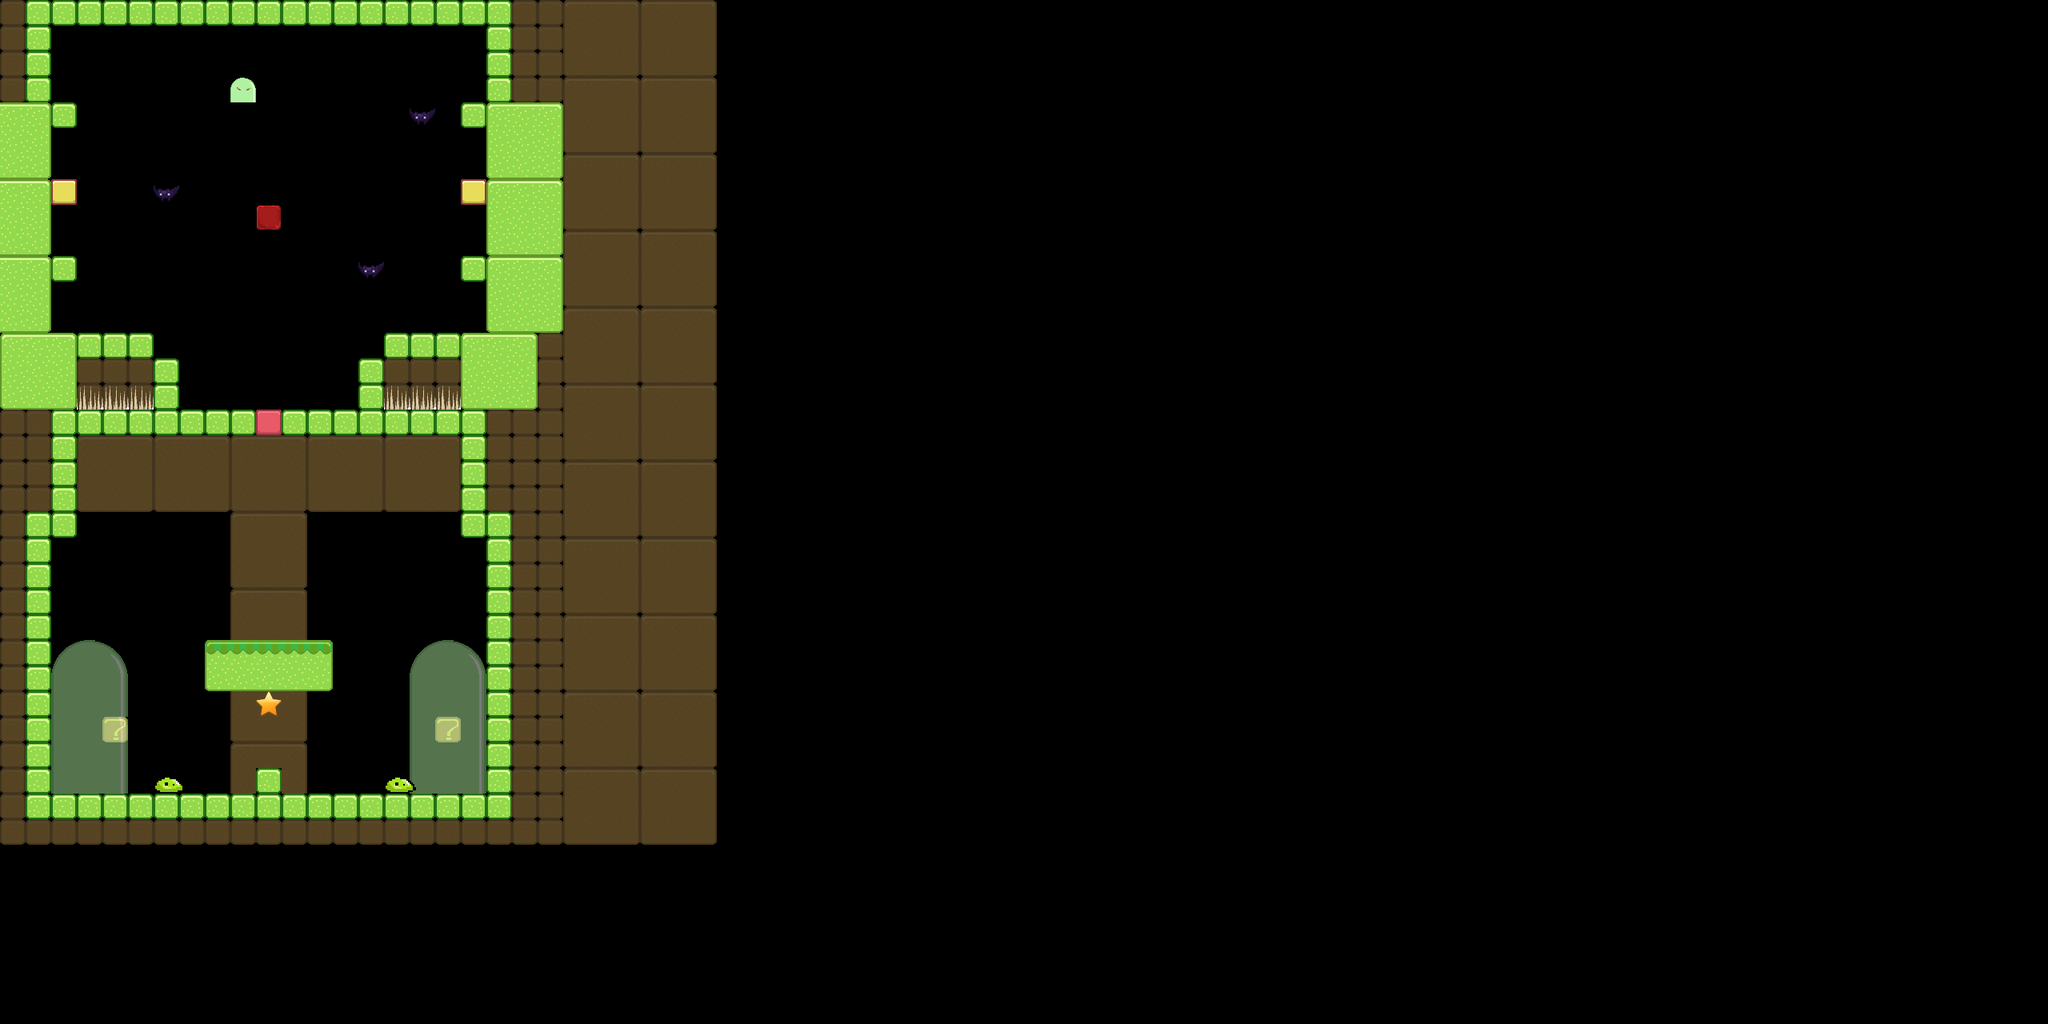

A level layout from a 2D game, rendered from its tile map. Below: a short description, then the map file with tile-grid data replaced by summaries:
An orthogonal 80x40 tile map with 32x32 px tiles, 5 tile layers (tile, player, background, star, ...), 6 tilesets.

<map version="1.0" orientation="orthogonal" width="80" height="40" tilewidth="32" tileheight="32">
 <tileset firstgid="1" name="blockRed" tilewidth="32" tileheight="32">
  <image source="blockRed.png" width="32" height="32" />
 </tileset>
 <tileset firstgid="2" name="tileset" tilewidth="32" tileheight="32">
  <image source="tileset.png" width="192" height="576" />
  <tile id="41">
   <properties>
    <property name="type" value="tappo" />
   </properties>
  </tile>
  <tile id="47">
   <properties>
    <property name="type" value="targetBlock" />
   </properties>
  </tile>
  <tile id="53">
   <properties>
    <property name="type" value="fuzzyBlock" />
   </properties>
  </tile>
  <tile id="97">
   <properties>
    <property name="type" value="spikes" />
   </properties>
  </tile>
  <tile id="102">
   <properties>
    <property name="type" value="boss1" />
   </properties>
  </tile>
 </tileset>
 <tileset firstgid="110" name="star" tilewidth="32" tileheight="32">
  <image source="star.png" width="32" height="32" />
  <tile id="0">
   <properties>
    <property name="type" value="star" />
   </properties>
  </tile>
 </tileset>
 <tileset firstgid="111" name="slime0" tilewidth="40" tileheight="22">
  <image source="slime0.png" width="40" height="22" />
  <tile id="0">
   <properties>
    <property name="type" value="slime" />
   </properties>
  </tile>
 </tileset>
 <tileset firstgid="112" name="arrowTrap" tilewidth="32" tileheight="32">
  <image source="arrowTrap.png" width="32" height="32" />
  <tile id="0">
   <properties>
    <property name="type" value="arrowTrap" />
   </properties>
  </tile>
 </tileset>
 <tileset firstgid="113" name="bat" tilewidth="32" tileheight="32">
  <image source="bat.png" width="32" height="32" />
  <tile id="0">
   <properties>
    <property name="type" value="bat" />
   </properties>
  </tile>
 </tileset>
 <layer name="tile" width="80" height="40">
  <properties>
   <property name="type" value="entity" />
  </properties>
  <data>[3200 cells, 189 non-empty, 17 distinct tile ids]</data>
 </layer>
 <layer name="player" width="80" height="40">
  <data>[3200 cells, 1 non-empty, 1 distinct tile ids]</data>
 </layer>
 <layer name="background" width="80" height="40" opacity="0.48">
  <properties>
   <property name="type" value="background" />
  </properties>
  <data>[3200 cells, 410 non-empty, 19 distinct tile ids]</data>
 </layer>
 <layer name="star" width="80" height="40">
  <properties>
   <property name="type" value="star" />
  </properties>
  <data>[3200 cells, 1 non-empty, 1 distinct tile ids]</data>
 </layer>
 <layer name="enemies" width="80" height="40">
  <properties>
   <property name="type" value="enemies" />
  </properties>
  <data>[3200 cells, 6 non-empty, 3 distinct tile ids]</data>
 </layer>
</map>
